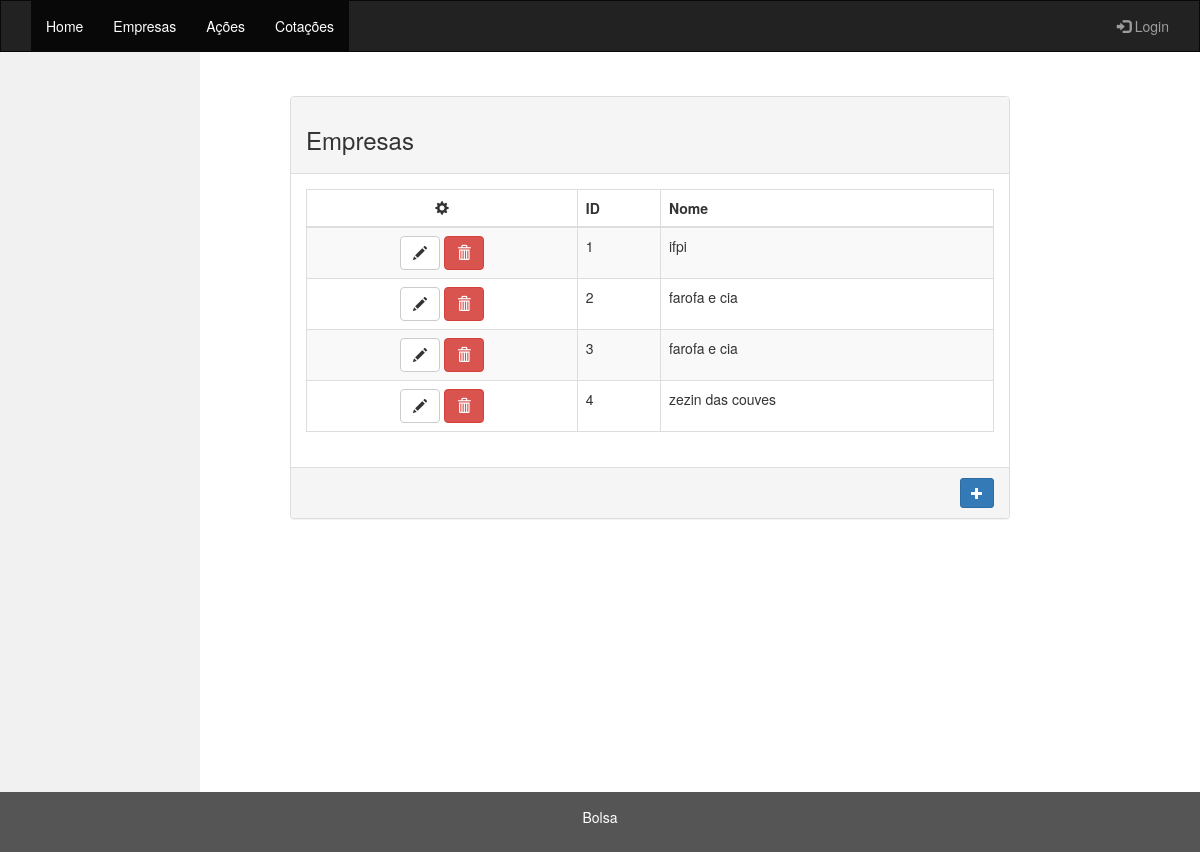
Screenshot of /empresas/ with the database file from the repository.
### valores/models.py (models this page shows, shortened)
class Empresa(models.Model):
    nome = models.CharField(max_length=20)

### valores/views.py (the view)
# urls.py: path('empresas/', views.mostrar_empresas, name='mostrar_empresas'),
def mostrar_empresas(request):
    empresas = Empresa.objects.all()
    return render(request, 'Empresas.html',
                  {'empresas': empresas})

### valores/templates/Empresas.html (shortened to what this page needs)
{% extends 'base.html' %}
{% block main %}
<div class="row" style="margin-top: 5%">
  <div class="col-md-10 col-md-offset-1">
    <div class="panel panel-default panel-table">
      <div class="panel-heading">
        <div class="row">
          <div class="col col-xs-6">
            <h3>Empresas</h3>
          </div>
        </div>
      </div>
      <div class="panel-body">
        <table class="table table-striped table-bordered table-list">
          <thead>
            <tr>
              <th class="text-center"><em class="glyphicon glyphicon-cog"></em></th>
              <th class="hidden-xs">ID</th>
              <th>Nome</th>
            </tr>
          </thead>
          <tbody>
            {% for empresa in empresas %}
            <tr>
              <td align="center">
                <a class="btn btn-default"><em class="glyphicon glyphicon-pencil"></em></a>
                <a class="btn btn-danger"><em class="glyphicon glyphicon-trash"></em> </a>
              </td>
              <td class="hidden-xs">{{ empresa.id }}</td>
              <td>{{ empresa.nome }}</td>
            </tr>
            {% endfor %}
          </tbody>
        </table>
      </div>
      <div class="panel-footer">
        <div class="row">
          <div class="col col-xs-6">
          </div>
          <div class="col col-xs-6 text-right">
            <a href="{% url 'nova_empresa' %}">
              <button type="button" class="btn btn-sm btn-primary btn-create">
                <em class="glyphicon glyphicon-plus"></em>
              </button>
            </a>
          </div>
        </div>
      </div>
    </div>
  </div>
</div>
{% endblock %}

### valores/static/style/main.css (style rules this page uses)
html, body, .container-fluid, .row.content { height: 100%; }

### rows the page displays
Empresa: id "1", nome "ifpi"
Empresa: id "2", nome "farofa e cia"
Empresa: id "3", nome "farofa e cia"
Empresa: id "4", nome "zezin das couves"
